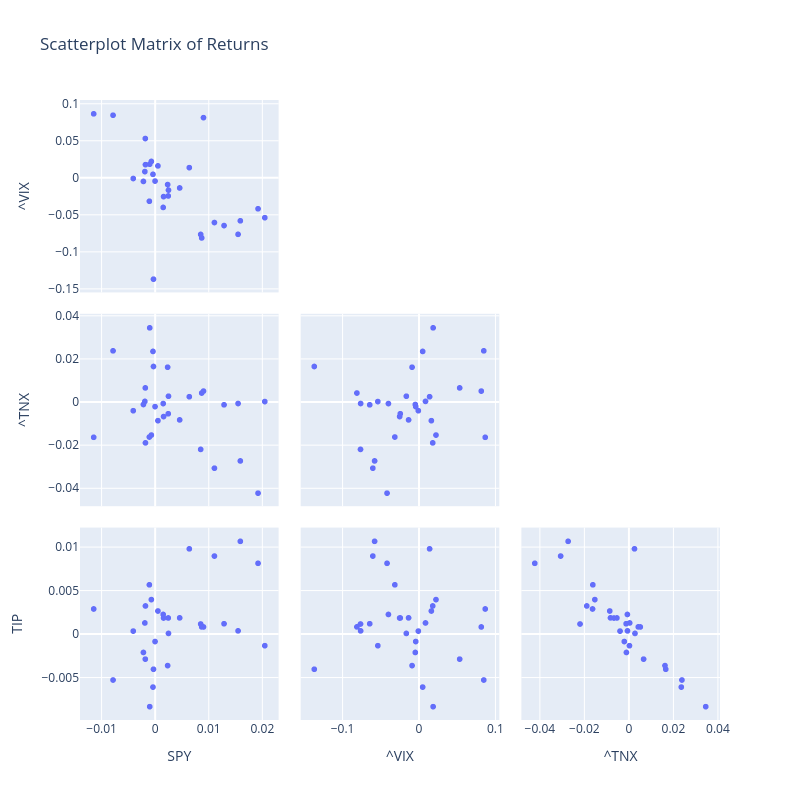

Source (notebook cell):
### Markdown cell above
We want no apparent relationship between X variables

### Code cell
test.scatterplot_matrix()
